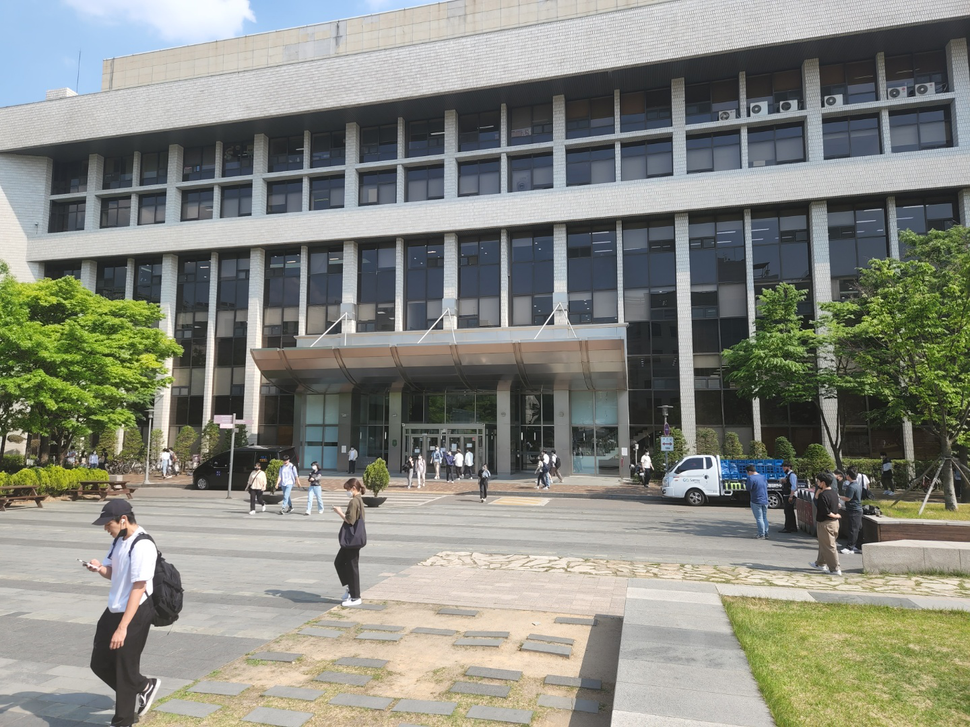
#> input picture Assignment4/images/image1.png, 970 x 727 px, shrunk from 1440 x 1080 before the run
$ jupyter execute --allow-errors test.ipynb
#> lines starting #> are read from the running program, lines starting #| are printed output that depends on the picture; after the words box and inside, x2 and y2 are one past the last pixel; in counts of white or black regions, pixels touching at a corner belong together
[cell 1]
import cv2
import matplotlib.pyplot as plt
import numpy as np

[cell 2]
bf = cv2.BFMatcher()

img_1 = cv2.imread('./images/image1.png')
#> img_1 is the input picture: shape (727, 970, 3); mean B, G, R 127.5, 136.5, 134.6
img1 = cv2.cvtColor(img_1,cv2.COLOR_BGR2GRAY)
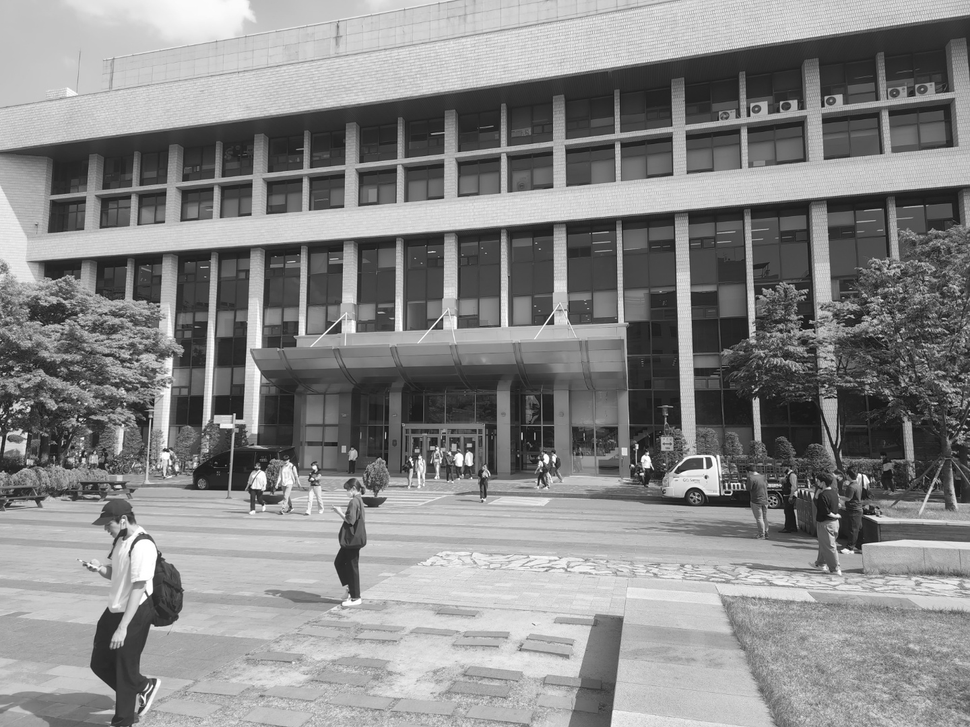
#> img1: shape (727, 970); min 1, max 255, mean 134.9

img_2 = cv2.imread('./images/image2.png')
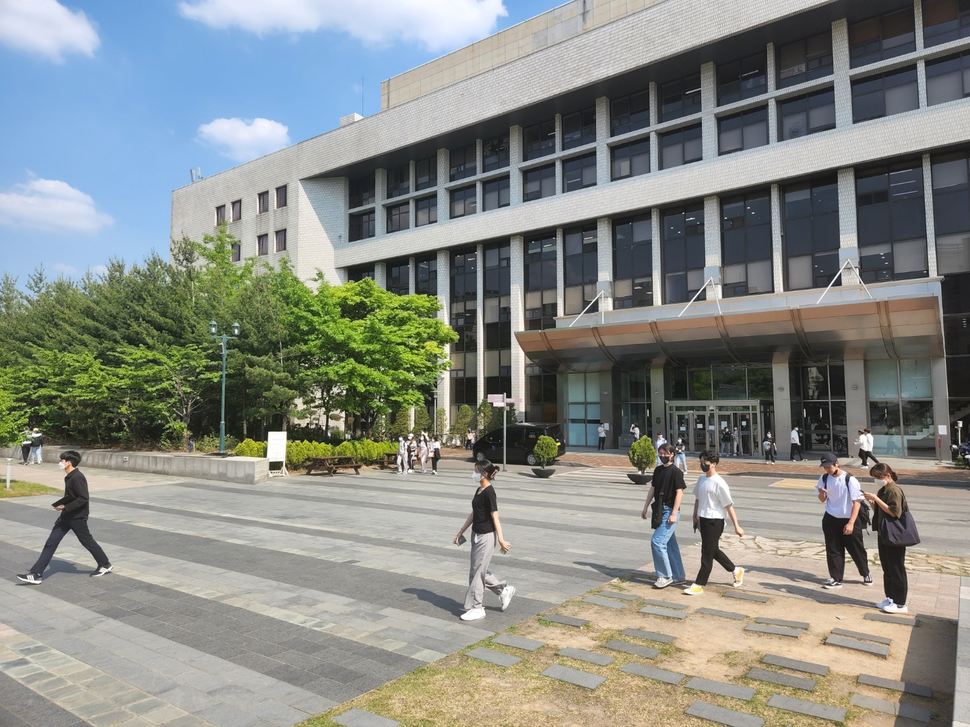
#> input picture Assignment4/images/image2.png, 970 x 727 px, shrunk from 1440 x 1080 before the run
#> img_2 is the input picture: shape (727, 970, 3); mean B, G, R 133.8, 139, 135.3
img2 = cv2.cvtColor(img_2,cv2.COLOR_BGR2GRAY)
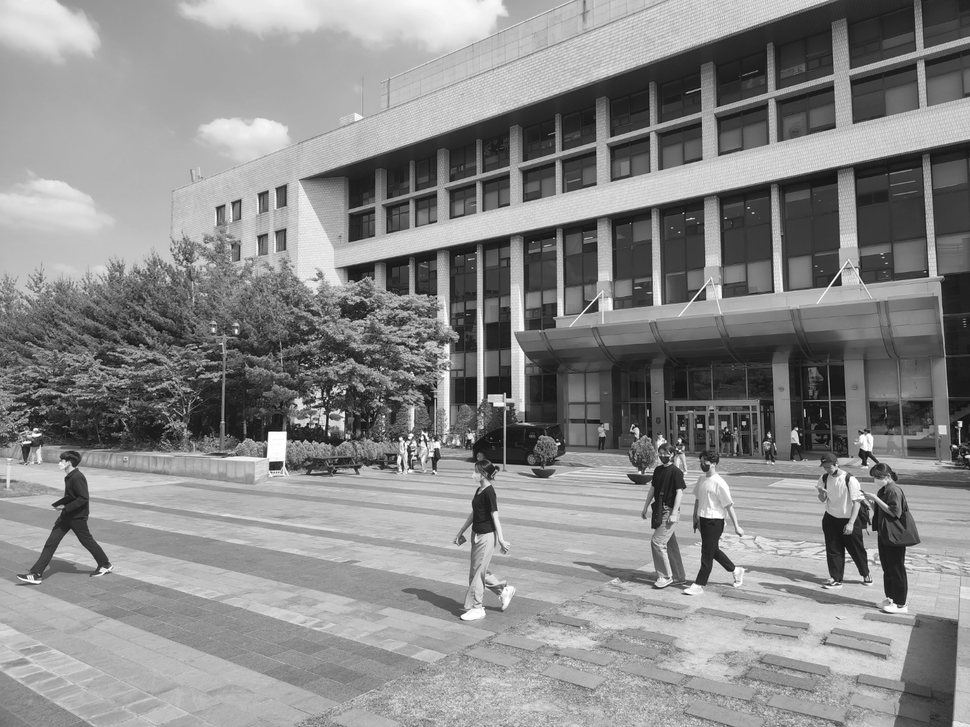
#> img2: shape (727, 970); min 4, max 255, mean 137.3

#sift = cv2.xfeatures2d.SIFT_create()

orb = cv2.ORB_create(
    nfeatures=10000,
    scaleFactor=1.2,
    nlevels=8,
    edgeThreshold=31,
    firstLevel=0,
    WTA_K=2,
    scoreType=cv2.ORB_HARRIS_SCORE,
    patchSize=31,
    fastThreshold=20,
)

kp1, des1 = orb.detectAndCompute(img1,None)
#> kp1 = 10000 keypoints; strongest (x, y, size): (706, 458, 31), (707, 458, 37.2), (149, 593, 31), (709, 458, 37.2)
kp2, des2 = orb.detectAndCompute(img2,None)
#> kp2 = 10000 keypoints; strongest (x, y, size): (424, 436, 31), (269, 432, 31), (276, 434, 111.1), (284, 433, 44.6)
matches = bf.knnMatch(des1,des2, k=2)
#> matches = 10000 matches

good = []
for m in matches:
    if (m[0].distance < 0.5*m[1].distance):
        good.append(m)
#> after the loop, good = 37 matches
matches = np.asarray(good)

if (len(matches[:,0]) >= 5):
    src = np.float32([ kp1[m.queryIdx].pt for m in matches[:,0] ]).reshape(-1,1,2)
#> src = 37 rows, first 8: [499, 326], [295, 346], [397, 167], [66, 301.2], [150, 406.8], [250.8, 172.8], [249.6, 213.6], [328.8, 332.4]
    dst = np.float32([ kp2[m.trainIdx].pt for m in matches[:,0] ]).reshape(-1,1,2)
#> dst = 37 rows, first 8: [771.6, 291.6], [554, 327], [650, 134], [366, 299], [434, 388], [508, 165], [509, 204], [585.6, 312]
    H, masked = cv2.findHomography(src, dst, cv2.RANSAC, 5.0)
#> H = [[0.505, 0.0607, 307], [-0.22, 0.846, 53.01], [-0.000531, 4.65e-05, 1]]; masked = 37 values, max 1 at index 0, min 0 at index 15, mean 0.865

    dst = cv2.warpPerspective(img_1,H,((img_1.shape[1] + img_2.shape[1]), img_2.shape[0])) #wraped image
    dst[0:img_2.shape[0], 0:img_2.shape[1]] = img_2 #stitched image
    # crop_img = dst[0:2400, 100:2100]
    dst_gray = cv2.cvtColor(dst, cv2.COLOR_BGR2GRAY)
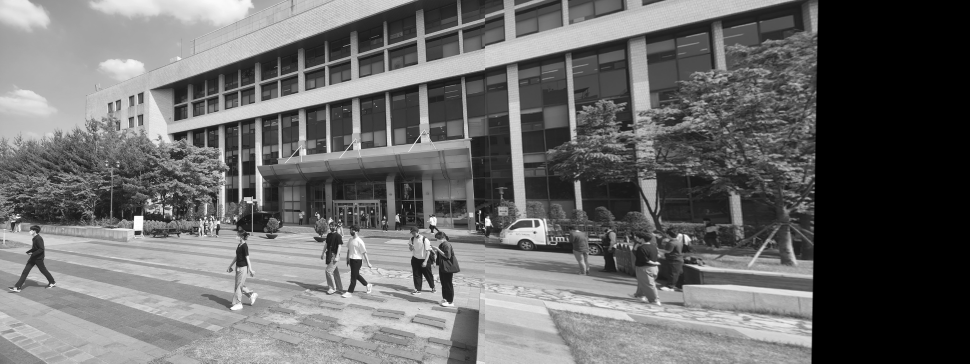
#> dst_gray: shape (727, 1940) (shown at 1/2 size); min 0, max 255, mean 106.4
    _, thresholded = cv2.threshold(dst_gray, 0, 255, cv2.THRESH_OTSU)
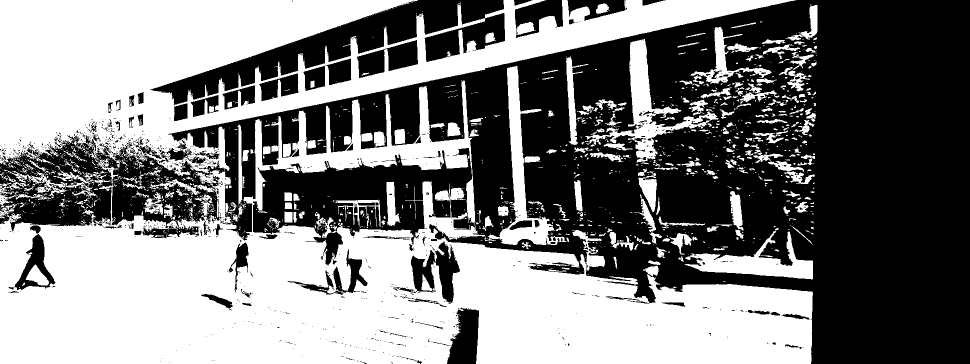
#> thresholded: shape (727, 1940) (shown at 1/2 size); 49.2% white; 1689 white regions (1366 under 20 px), largest, box (x1, y1, x2, y2) and area: (0, 0, 1626, 727) 599768, (1171, 77, 1437, 325) 11851, (968, 131, 1133, 490) 11293

    bbox = cv2.boundingRect(thresholded)
#> bbox = (0, 0, 1635, 727)
    x,y,w,h = bbox
#> x = 0; y = 0; w = 1635; h = 727

    dst = dst[y:y+h, x:x+w]
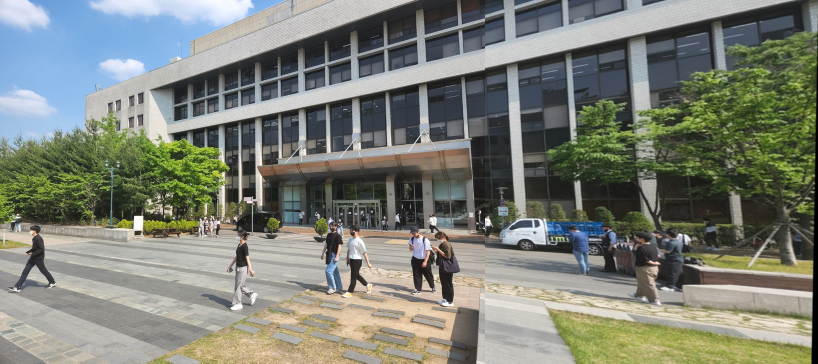
#> dst: shape (727, 1635, 3) (shown at 1/2 size); mean B, G, R 118.6, 128.5, 124.5
#> `img2 = cv2.cvtColor(img_2,cv2.COLOR_BGR2GRAY)`:
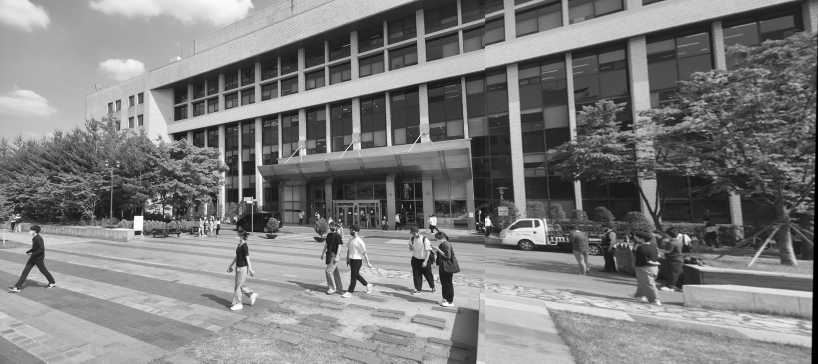
#> img2: shape (727, 1635) (shown at 1/2 size); min 0, max 255, mean 126.2
#> `kp2, des2 = orb.detectAndCompute(img2,None)`: kp2 = 10000 keypoints; strongest (x, y, size): (424, 436, 31), (269, 432, 31), (276, 434, 111.1), (283, 434, 53.6)
#> after the loop `for m in matches:`: good = 36 matches
#> `src = np.float32([ kp1[m.queryIdx].pt for m in matches[:,0] ]).reshape..`: src = 36 rows, first 8: [499, 326], [687, 173], [295, 346], [150, 406.8], [250.8, 172.8], [249.6, 213.6], [246, 430.8], [686.4, 138]
#> `dst = np.float32([ kp2[m.trainIdx].pt for m in matches[:,0] ]).reshape..`: dst = 36 rows, first 8: [771.6, 291.6], [1032.5, 73.44], [554, 327], [434, 388], [508, 165], [509, 204], [515, 409], [851, 82.08]
#> `H, masked = cv2.findHomography(src, dst, cv2.RANSAC, 5.0)`: H = [[0.496, 0.0596, 307.6], [-0.221, 0.843, 53.12], [-0.000536, 3.95e-05, 1]]; masked = 36 values, max 1 at index 0, min 0 at index 7, mean 0.806
#> `dst = cv2.warpPerspective(img_1,H,((img_1.shape[1] + img_2.shape[1]), ..`:
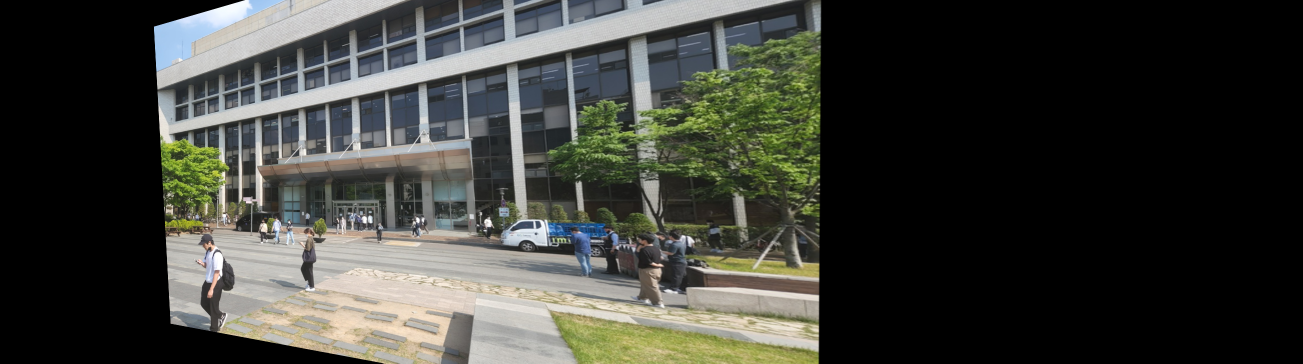
#> dst: shape (727, 2605, 3) (shown at 1/2 size); mean B, G, R 56.6, 62.1, 60.9
#> `dst[0:img_2.shape[0], 0:img_2.shape[1]] = img_2`:
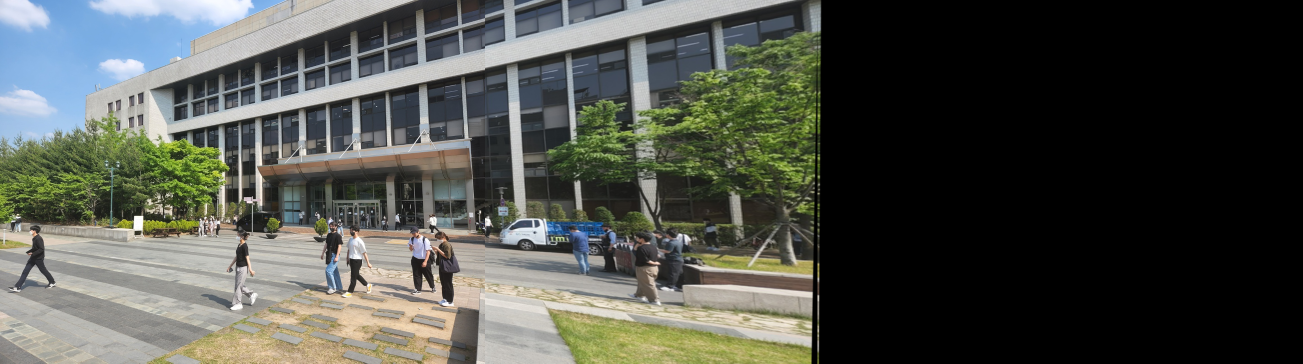
#> dst: shape (727, 2605, 3) (shown at 1/2 size); mean B, G, R 74.6, 80.9, 78.3
    cv2.imwrite('output1.png',dst)

[cell 3]
images = []
bf = cv2.BFMatcher()
'''
for i in range(1,19):
    image = cv2.imread('/home/yuwon/PythonProject/CV/Assignment4/images/image' + str(i) + '.png')
    images.append(image)
'''
#> (the rest of this cell did not finish here and is left out)
